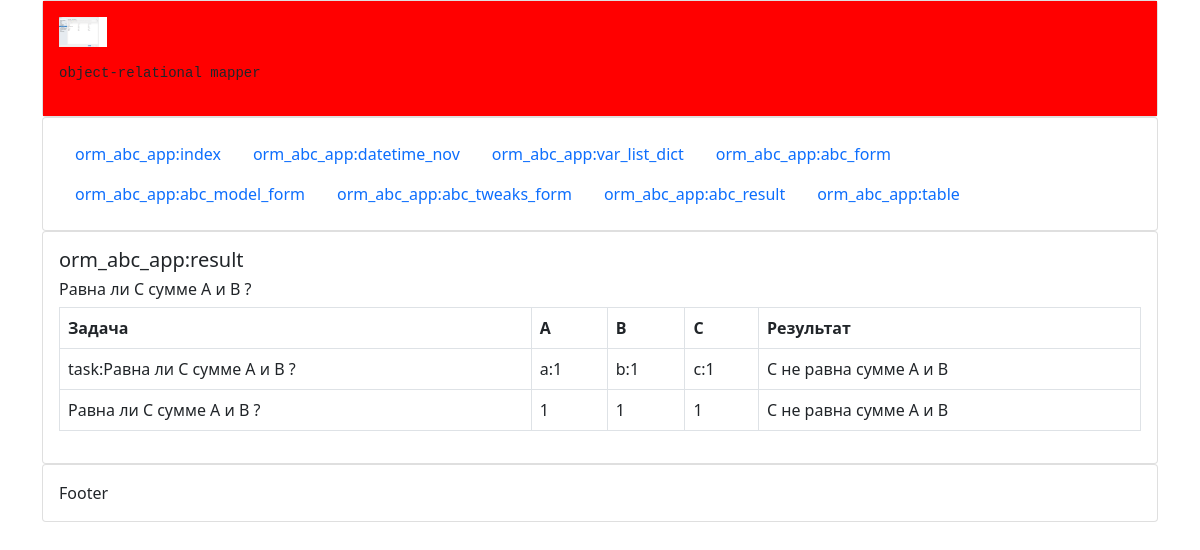
/abc_result/, run on the app's committed database.
### orm_abc_app/models.py (models this page shows)
class AbcModel(models.Model):
    task = models.CharField(
        verbose_name="Формулировка  задачи",
        default="Равна ли С сумме A и B ?",
        max_length=255,
    )
    a = models.IntegerField(
        verbose_name="Значение А",
        default=0,
    )
    b = models.IntegerField(
        verbose_name="Значение B", default=2, help_text="Подсказка для значения B"
    )
    c = models.IntegerField(
        verbose_name="Значение С",
        choices=c_choices,
        default=10,
    )
    result = models.CharField(
        verbose_name="Результат",
        default="Результат не определен",
        max_length=255,
    )
    current_date = models.DateTimeField(
        verbose_name="Дата изменения(save)", auto_now=True
    )
    def __str__(self):
        return f"self.id:{self.id}; self.task:{self.task}"
    class Meta:
        verbose_name = "A_B_C_Таблица"
        verbose_name_plural = "A_B_C_Таблицы"
        ordering = ("-pk", )

### orm_abc_app/views.py (the view)
# urls.py: path('abc_result/', views.abc_result, name='abc_result'),
def abc_result(request):
    object_list = AbcModel.objects.all().order_by("-id")
    print("\n\nobject_list: ", object_list)
    last_object = object_list.values("task", "a", "b", "c")[0]
    print("\n\nlast_object: ", last_object)
    task_formulation = object_list.values("task")[0]
    task_id = object_list.values("id")[0]["id"]
    print("task_id task_formulation: ", task_id, task_formulation)
    result = solution(last_object["a"], last_object["b"], last_object["c"])
    print("\nresult: ", result)
    update_obj = AbcModel.objects.filter(id=task_id)
    update_result = result
    update_obj.update(result = update_result )
    values_list = object_list.values_list()[0]
    print("\nvalues_list: ", values_list)
    task_formulation = values_list[1]
    print("\ntask_formulation: ", task_formulation)
    last_values = [values_list[1], values_list[2], values_list[3], values_list[4]]
    print("\nlast_values:", last_values)
    context = {
        "last_object": last_object,
        "task_formulation": task_formulation,
        "last_values": last_values,
        "result": result,
    }
    return render(request, "abc_result.html", context)

### orm_abc_app/views.py (called while the page is built)
def solution(a, b, c):
    if a + b == c:
        result = " С равна сумме A и B"
    else:
        result = "С не равна сумме A и B"
    return result

### orm_abc_app/templates/abc_result.html (shortened to what this page needs)
{% extends 'layout.html' %}
{% block content %}
    <h5>orm_abc_app:result</h5>
    <h6>{{ task_formulation }}</h6>
    <table class="table table-bordered">
        <thead>
        <tr>
            <th scope="col">Задача</th>
            <th scope="col">A</th>
            <th scope="col">B</th>
            <th scope="col">C</th>
            <th scope="col">Результат</th>
        </tr>
        </thead>
        <tbody style="border-top: 0px;">
        <tr>
            {% for key, value in last_object.items %}
                <td>{{ key }}:{{ value }}</td>
            {% endfor %}
            <td>{{ result }}</td>
        </tr>
        <tr>
            {% for item in last_values %}
                <td>{{ item }}</td>
            {% endfor %}
            <td>{{ result }}</td>
        </tr>
        </tbody>
    </table>
{% endblock %}

### data on the page
AbcModel: task "Равна ли С сумме A и B ?", last_values "Равна ли С сумме A и B ?"

### other printed values
{{ key }} "task" "a" "b" "c"
{{ value }} "Равна ли С сумме A и B ?" "1" "1" "1"
{{ result }} "С не равна сумме A и B"
{{ item }} "1" "1" "1"
